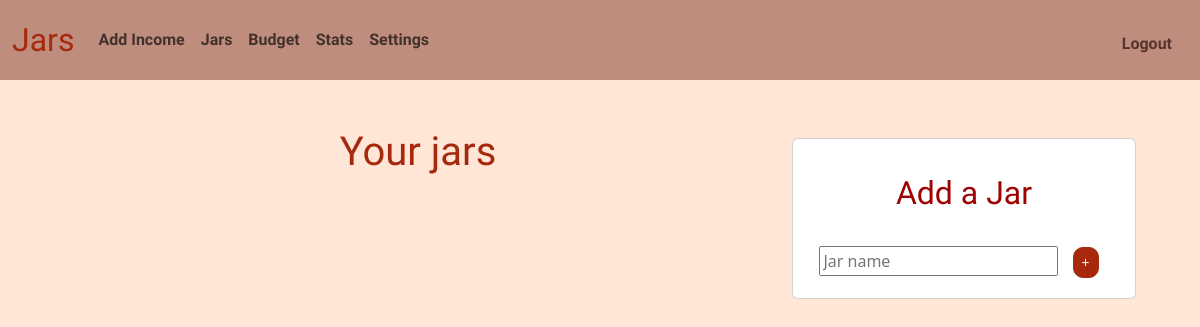
Before: /jars (signed in) with the older database file.
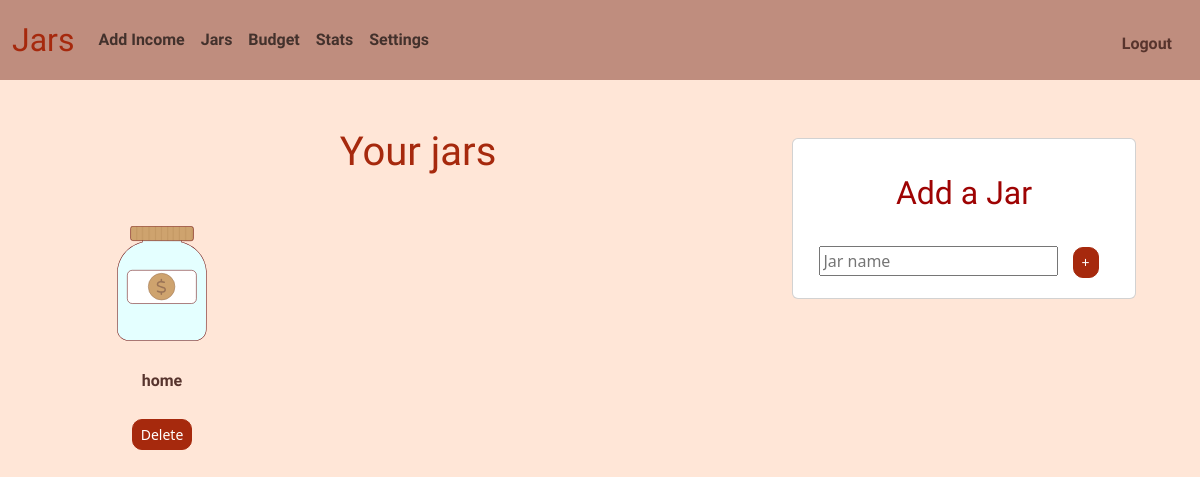
After: the same page with the newer database file.
### tables this page shows
CREATE TABLE jars(
    id INTEGER PRIMARY KEY AUTOINCREMENT NOT NULL,
    user_id INTEGER NOT NULL,
    jar_name TEXT NOT NULL, 
    FOREIGN KEY(user_id) REFERENCES users(id)
);

### app.py (the view)
@app.route("/jars", methods =  ["GET", "POST"])
@login_required
def jars():
    id = session["user_id"]
    jars = db.execute("SELECT * FROM jars WHERE user_id = ?", id)
    if request.method == "GET" or request.method == "POST":
        return render_template("jars.html", jars = jars)

### app.py (called while the page is built)
@app.after_request
def after_request(response):
    response.headers["Cache-Control"] = "no-cache, no-store, must-revalidate"
    response.headers["Expires"] = 0
    response.headers["Pragma"] = "no-cache"
    return response

### helpers.py (called while the page is built)
def login_required(f):
    @wraps(f)
    def decorated_function(*args, **kwargs):
        if session.get("user_id") is None:
            return redirect("/login")
        return f(*args, **kwargs)
    return decorated_function

### templates/jars.html (shortened to what this page needs)
{% extends "layout.html" %}
{% block main %}
    <div class = "container-fluid">
        <div class = "row g-0">
            <div class = "col-sm-6 col-md-8">
                <h1>Your jars</h1>
                <div class="d-flex flex-wrap gap-3">
                    {% for jar in jars %}
                        <div class="d-flex flex-column align-items-center">
                            <img src = "/static/jar-empty.svg" style = "max-width: 60%" alt = "{{jar.jar_name}}" class = "jar_display">
                            <p class = "mt-2">{{jar.jar_name}}</p>
                            <form action ="/delete" method = "post">
                                <button type = "submit" class="btn btn-danger btn-sm">Delete</button>
                            </form>
                        </div>
                    {% endfor %}
                </div>
            </div>
            <div class="col-6 col-md-4">
                <div class = "card">
                    <h2 class="card-title">Add a Jar</h2>
                    <form action = "/add" method="post">
                        <input autocomplete="off" name = "name" placeholder = "Jar name" type = "text" maxlength="20">
                        <button type="submit" class="btn btn-primary btn-sm" name = "add">+</button>
                    </form>
                </div>
            </div>
        </div>
    </div>
{% endblock %}

### templates/layout.html (shortened to what this page needs)
<!DOCTYPE html>
<html lang = "en">
    <head>
        <link href="https://cdn.jsdelivr.net/npm/bootstrap@5.3.8/dist/css/bootstrap.min.css" rel="stylesheet">
        <link href="/static/styles.css" rel="stylesheet">
    </head>
    <body>
        <nav class="navbar navbar-expand-md navbar-light" style = "background-color:#bf8d7e;">
            <div class = "container-fluid">
                <a class="navbar-brand" href="/">Jars</a>
                <div class="collapse navbar-collapse" id="navbar">
                    {% if session["user_id"] %}
                        <ul class="navbar-nav mr-auto">
                            <li class = "nav-item">
                                <a class="nav-link" href="/income">Add Income</a>
                            </li>
                            <li class = "nav-item">
                                <a class="nav-link" href="/jars">Jars</a>
                            </li>
                                <li class = "nav-item">
                                <a class="nav-link" href="/budget">Budget</a>
                            </li>
                            <li class = "nav-item">
                                <a class="nav-link" href="/stats">Stats</a>
                            </li>
                            <li class = "nav-item">
                                <a class="nav-link" href="/settings">Settings</a>
                            </li>
                        </ul>
                        <ul class="navbar-nav ms-auto mt-2">
                            <li class ="nav-link">
                                <a class="nav-item nav-link" href="/logout">Logout</a>
                            </li>
                        </ul>
                    {% endif %}
                </div>
            </div>
        </nav>
        <main class="container py-5 text-center">
            {% block main %}{% endblock %}
        </main>
    </body>
</html>

### static/styles.css (style rules this page uses)
nav .navbar-brand { font-size: xx-large; font-family: "Concert One", sans-serif; font-weight: 400; font-style: normal; color :#a6290d; }
body { background-color: #ffe6d7; }
nav .nav-item { font-family: "Tuffy", sans-serif; font-weight: 700; font-style: normal; color: #57342d; }
p { font-family: "Tuffy", sans-serif; font-weight: 700; font-style: normal; color: #57342d; }
h1 { font-family: "Concert One", sans-serif; font-weight: 400; font-style: normal; color: #a6290d; margin-bottom: 30px; }
h2 { font-family: "Concert One", sans-serif; font-weight: 400; font-style: normal; color: #a6290d; padding: 20px; }
.btn-primary { background-color:#a6290d; border-color: #a6290d; margin: 10px; border-radius: 10px; }
.card { padding:10px; margin: 10px; }
.card-title { color: #9e0303; padding: 5px; margin: 20px; }
.btn { background-color:#a6290d; border-color: #a6290d; margin: 10px; border-radius: 10px; }
img { padding: 20px; }

Changed rows visible on the page:
added jars: jar_name "home"
